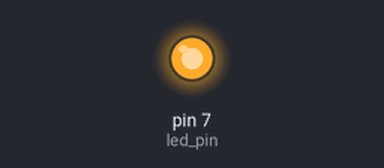
Simulated run of this sketch. Board: Arduino Uno, built with avr-gcc and run on an emulated ATmega328P. Shown: output pins drawn as LEDs (lit = HIGH).

Above: at 0.15 s.
At 6.75 s:
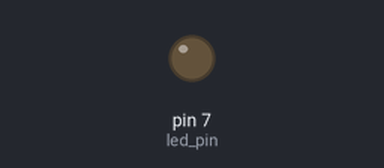
Timing chart, 0 to 7.4 s (numbered marks = the images above):
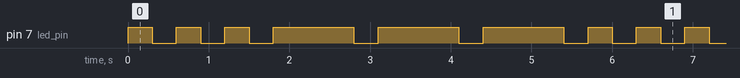

Measured:
- by itself, pin 7 (led_pin): repeats every 5.7 s: 2 × (LOW 0.30 s, HIGH 0.30 s), 3 × (LOW 0.30 s, HIGH 1.0 s), LOW 0.30 s, HIGH 0.30 s
- by itself, everything shown: repeats every 5.7 s, in 12 steps

The sketch:

morse_code_sos_led.ino
```cpp
int led_pin = 7;

void setup() {
  pinMode(led_pin, OUTPUT);
}

void loop() {
  digitalWrite(led_pin, HIGH);
  delay(300);
  digitalWrite(led_pin, LOW);
  delay(300);
  digitalWrite(led_pin, HIGH);
  delay(300);
  digitalWrite(led_pin, LOW);
  delay(300);
  digitalWrite(led_pin, HIGH);
  delay(300);
  digitalWrite(led_pin, LOW);
  delay(300);

  digitalWrite(led_pin, HIGH);
  delay(1000);
  digitalWrite(led_pin, LOW);
  delay(300);
  digitalWrite(led_pin, HIGH);
  delay(1000);
  digitalWrite(led_pin, LOW);
  delay(300);
  digitalWrite(led_pin, HIGH);
  delay(1000);
  digitalWrite(led_pin, LOW);
  delay(300);
}
```
